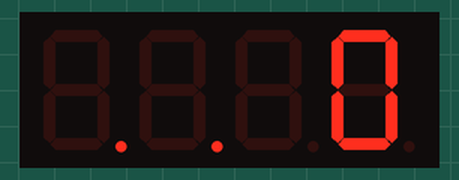
This sketch was run on a simulated Arduino Uno, built with avr-gcc and run on an emulated ATmega328P. Shown: 4-digit seven-segment display.

Above: at 0.15 s.
At 5.02 s:
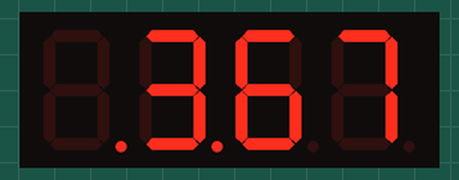
At 9.9 s:
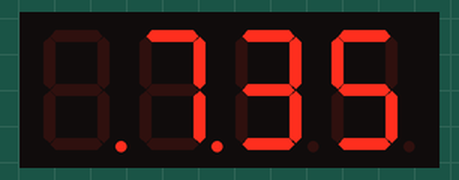
At 19.96 s:
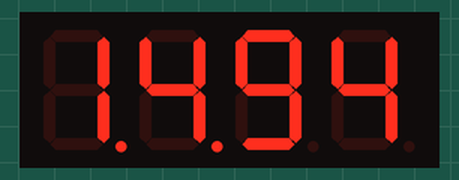
At 29.73 s:
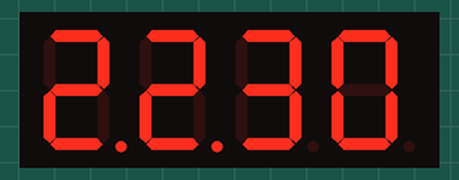
At 39.8 s:
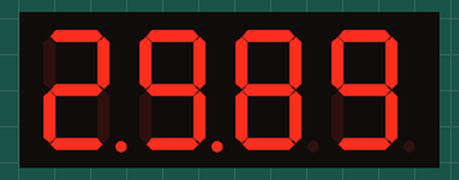

The sketch:

PleaseWork.ino
```cpp
#include "SevSeg.h"

//Create an instance of the object.
SevSeg myDisplay;

//Create global variables
unsigned long timer;
int deciSecond = 0;

void setup()
{

  int displayType = COMMON_CATHODE; //Your display is either common cathode or common anode

  /*
  //This pinout is for a regular display
   //Declare what pins are connected to the digits
   int digit1 = 2; //Pin 12 on my 4 digit display
   int digit2 = 3; //Pin 9 on my 4 digit display
   int digit3 = 4; //Pin 8 on my 4 digit display
   int digit4 = 5; //Pin 6 on my 4 digit display

   //Declare what pins are connected to the segments
   int segA = 6; //Pin 11 on my 4 digit display
   int segB = 7; //Pin 7 on my 4 digit display
   int segC = 8; //Pin 4 on my 4 digit display
   int segD = 9; //Pin 2 on my 4 digit display
   int segE = 10; //Pin 1 on my 4 digit display
   int segF = 11; //Pin 10 on my 4 digit display
   int segG = 12; //Pin 5 on my 4 digit display
   int segDP= 13; //Pin 3 on my 4 digit display
   */

  //This pinout is for OpenSegment PCB layout
  //Declare what pins are connected to the digits
  int digit1 = 2; //Pin 12 on my 4 digit display
  int digit2 = 3; //Pin 9 on my 4 digit display
  int digit3 = 4; //Pin 8 on my 4 digit display
  int digit4 = 5; //Pin 6 on my 4 digit display

  //Declare what pins are connected to the segments
  int segA = 6; //Pin 11 on my 4 digit display
  int segB = 7; //Pin 7 on my 4 digit display
  int segC = 8; //Pin 4 on my 4 digit display
  int segD = 9; //Pin 2 on my 4 digit display
  int segE = 10; //Pin 1 on my 4 digit display
  int segF = 11; //Pin 10 on my 4 digit display
  int segG = 12; //Pin 5 on my 4 digit display
  int segDP= 13; //Pin 3 on my 4 digit display

  int numberOfDigits = 4; //Do you have a 1, 2 or 4 digit display?

  myDisplay.Begin(displayType, numberOfDigits, digit1, digit2, digit3, digit4, segA, segB, segC, segD, segE, segF, segG, segDP);

  myDisplay.SetBrightness(100); //Set the display to 100% brightness level

  timer = millis();
}

void loop()
{
  //Example ways of displaying a decimal number
  char tempString[10]; //Used for sprintf
  sprintf(tempString, "%4d", deciSecond); //Convert deciSecond into a string that is right adjusted
  //sprintf(tempString, "%d", deciSecond); //Convert deciSecond into a string that is left adjusted
  //sprintf(tempString, "%04d", deciSecond); //Convert deciSecond into a string with leading zeros
  //sprintf(tempString, "%4d", deciSecond * -1); //Shows a negative sign infront of right adjusted number
  //sprintf(tempString, "%4X", deciSecond); //Count in HEX, right adjusted

  //Produce an output on the display
  myDisplay.DisplayString(tempString, 3); //(numberToDisplay, decimal point location)

  //Other examples
  //myDisplay.DisplayString(tempString, 0); //Display string, no decimal point
  //myDisplay.DisplayString("-23b", 3); //Display string, decimal point in third position

  //Check if 10ms has elapsed
  if (millis() - timer >= 1)
  {
    timer = millis();
    deciSecond++;
    if( deciSecond > 9999 ) deciSecond = 0;
  }

  delay(5);
}
```
